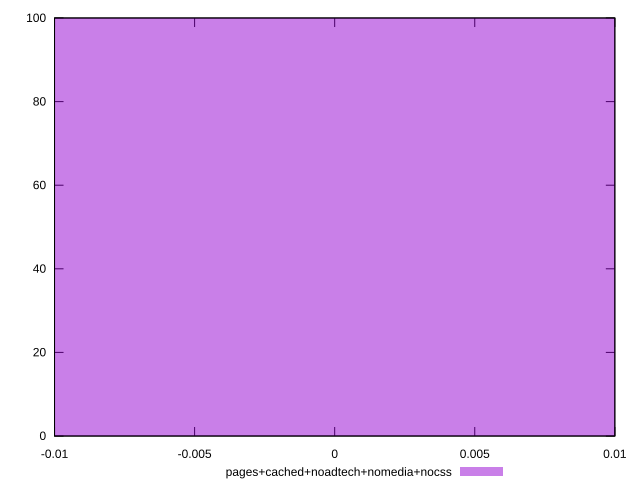

Generate this figure with gnuplot:
reset

$pagesCachedNoadtechNomediaNocss <<EOF
0 100
EOF

set key outside below
set boxwidth 0.1
set xrange [-0.01:0.01]
set yrange [0:100]
set trange [0:100]
set style fill transparent solid 0.5 noborder
set terminal svg size 640, 490 enhanced background rgb 'white'
set output "report_0_00242021-02-20T12:25:28.543Z/render-blocking-resources/comparison/histogram/4_vs_5.svg"

plot $pagesCachedNoadtechNomediaNocss title "pages+cached+noadtech+nomedia+nocss" with boxes

reset
